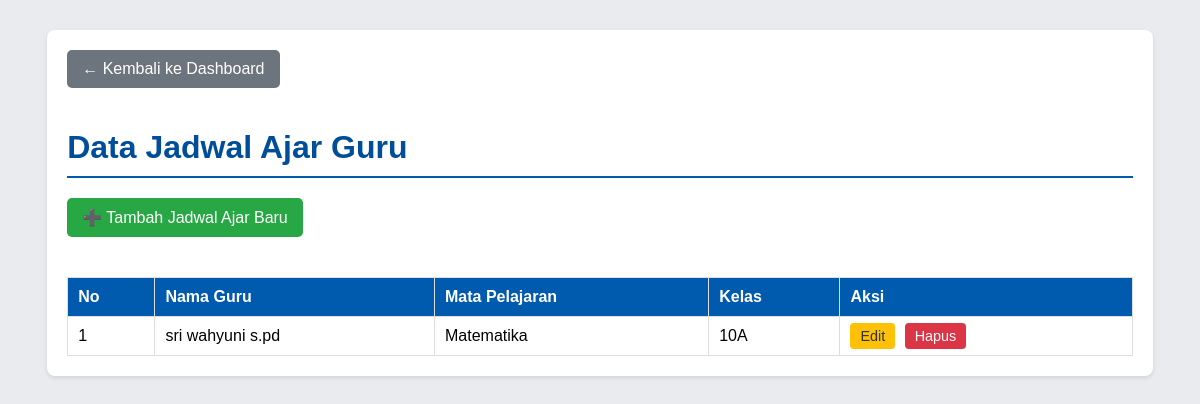
The page /admin/data_jadwal.php (signed in) on the database its author committed.
### tables this page shows
CREATE TABLE `jadwal_ajar` (
  `id` int(11) NOT NULL,
  `id_guru` int(11) NOT NULL,
  `id_mapel` int(11) NOT NULL,
  `kelas` varchar(10) NOT NULL
);

CREATE TABLE `guru` (
  `id` int(11) NOT NULL,
  `nip` varchar(20) DEFAULT NULL,
  `nama` varchar(100) NOT NULL,
  `mata_pelajaran` varchar(100) NOT NULL,
  `telepon` varchar(15) DEFAULT NULL,
  `email` varchar(100) DEFAULT NULL
);

CREATE TABLE `mata_pelajaran` (
  `id` int(11) NOT NULL,
  `kode_mapel` varchar(10) NOT NULL,
  `nama_mapel` varchar(100) NOT NULL,
  `deskripsi` text DEFAULT NULL
);

### admin/data_jadwal.php (the view, shortened to what this page needs)
<?php
include '../koneksi.php';
$query = "SELECT
            ja.id,
            g.nama AS nama_guru,
            mp.nama_mapel,
            ja.kelas
          FROM jadwal_ajar ja
          JOIN guru g ON ja.id_guru = g.id
          JOIN mata_pelajaran mp ON ja.id_mapel = mp.id
          ORDER BY ja.kelas, mp.nama_mapel ASC";
$result = mysqli_query($koneksi, $query);
$data_jadwal = mysqli_fetch_all($result, MYSQLI_ASSOC);
?>
<!DOCTYPE html>
<html lang="id">
<head>
</head>
<body>
    <div class="container">
        <a href="dashboard_admin.php" class="back-link">← Kembali ke Dashboard</a>
        <h1>Data Jadwal Ajar Guru</h1>
        <a href="tambah_jadwal.php" class="add-button">➕ Tambah Jadwal Ajar Baru</a>
        <table>
            <thead>
                <tr>
                    <th>No</th>
                    <th>Nama Guru</th>
                    <th>Mata Pelajaran</th>
                    <th>Kelas</th>
                    <th>Aksi</th>
                </tr>
            </thead>
            <tbody>
                <?php $no = 1; ?>
                <?php if (count($data_jadwal) > 0): ?>
                    <?php foreach ($data_jadwal as $jadwal): ?>
                        <tr>
                            <td><?php echo $no++; ?></td>
                            <td><?php echo htmlspecialchars($jadwal['nama_guru']); ?></td>
                            <td><?php echo htmlspecialchars($jadwal['nama_mapel']); ?></td>
                            <td><?php echo htmlspecialchars($jadwal['kelas']); ?></td>
                            <td class="aksi">
                                <a href="edit_jadwal.php?id=<?php echo $jadwal['id']; ?>" class="action-link edit">Edit</a>
                                <a href="proses_jadwal.php?aksi=hapus&id=<?php echo $jadwal['id']; ?>" class="action-link delete" onclick="return confirm('Yakin ingin menghapus jadwal ini?')">Hapus</a>
                            </td>
                        </tr>
                    <?php endforeach; ?>
                <?php else: ?>
                    <tr>
                        <td colspan="5" style="text-align: center;">Belum ada jadwal ajar yang tercatat.</td>
                    </tr>
                <?php endif; ?>
            </tbody>
        </table>
    </div>
</body>
</html>

### admin/data_jadwal.php (style rules this page uses)
body { font-family: Arial, sans-serif; background-color: #e9ebee; }
.container { width: 90%; margin: 30px auto; background: white; padding: 20px; border-radius: 8px; box-shadow: 0 2px 4px rgba(0,0,0,0.1); }
h1 { color: #004d99; border-bottom: 2px solid #005aae; padding-bottom: 10px; margin-bottom: 20px; }
.back-link, .add-button { display: inline-block; margin-bottom: 20px; color: white; text-decoration: none; padding: 10px 15px; border-radius: 5px; }
.back-link { background-color: #6c757d; }
.add-button { background-color: #28a745; }
table { width: 100%; border-collapse: collapse; margin-top: 20px; }
th, td { border: 1px solid #ddd; padding: 10px; text-align: left; vertical-align: top; }
th { background-color: #005aae; color: white; }
.action-link { padding: 5px 10px; border-radius: 4px; text-decoration: none; color: white; margin-right: 5px; font-size: 0.9em; }
.edit { background-color: #ffc107; color: #333; }
.delete { background-color: #dc3545; }

### rows shown on the page
jadwal_ajar: id_guru.nama "sri wahyuni s.pd", id_mapel.nama_mapel "Matematika", kelas "10A"
